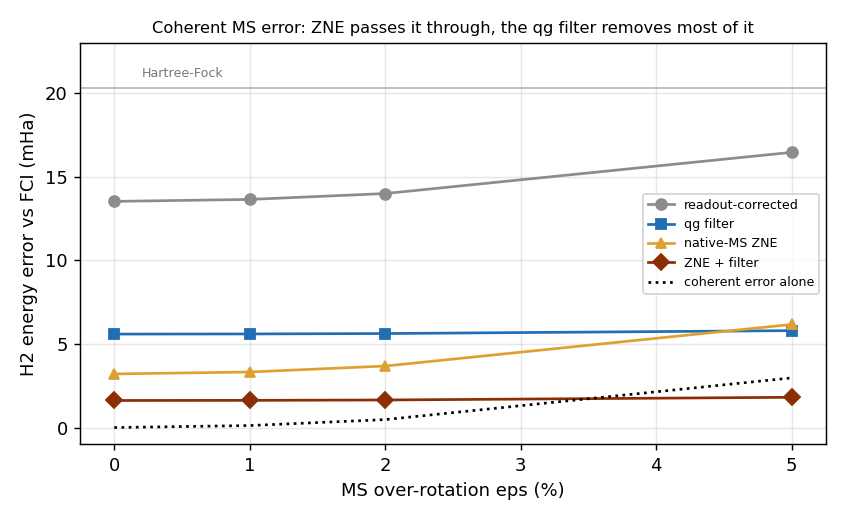

The Python source for this figure:
"""
Coherent MS over-rotation and drift: do the qg filter and native-MS ZNE
conclusions survive the errors IonQ's noise model does not contain?

Why. IonQ's cloud noise models are gate-level stochastic (depolarizing)
with near-ideal readout (§42). Real trapped-ion gates also have coherent
errors: the Molmer-Sorensen angle is over- or under-rotated by a small
fraction eps, and eps drifts between calibrations. Two predictions follow
before running anything:

  * native-MS folding cannot amplify a coherent angle error. The inverse
    MS(phi0 + 1/2, phi1, theta') is the exact inverse of MS(phi0, phi1,
    theta') for the SAME over-rotated theta', so MS MS^-1 MS = MS: the
    folds amplify only the stochastic part, and ZNE extrapolates to the
    coherent-only error, not to zero;
  * the H2 ansatz and the XY-QAOA mixer conserve particle number only if
    every CX (= MS(1/4) plus single-qubit gates) is exact, so an
    over-rotation leaks weight out of the sector and the qg filter
    removes that part, but not the in-sector part.

Model (exact density-matrix simulation of the native circuits that
examples/ionq_hardware_plan.py would send: GPI, GPI2 and MS after
Qiskit's IonQ native transpilation):

  coherent   every MS angle theta -> theta (1 + eps)
  drift      eps drawn per circuit (per job) as eps_bar + sigma N(0, 1),
             frozen within the circuit; 200 realisations
  stochastic 2-qubit depolarizing p2 = 0.005 after each MS, 1-qubit
             p1 = 3e-4 after each GPI/GPI2 (Forte-like)
  readout    symmetric 0.5 % per qubit, corrected with the two
             calibration circuits (as on hardware)

Energies are exact expectations (infinite shots) unless stated.

Findings (python examples/coherent_drift_filter_zne.py):

  Folding check: with any eps, MS MS^-1 MS equals MS to 1e-16, so the
  folds see only the stochastic noise (first prediction, exact).

  H2 at equilibrium, error vs FCI in mHa (HF = 20.3), infinite shots:

      eps   raw     qg filter  ZNE    ZNE+filter | coherent error alone:
                                                 |   raw     filtered
      0     13.54   5.59       3.21   1.62       |   0.00    0.00
      1 %   13.66   5.60       3.33   1.63       |   0.12    0.01
      2 %   14.01   5.63       3.68   1.65       |   0.48    0.03
      5 %   16.47   5.80       6.17   1.81       |   2.97    0.19

  * ZNE passes the coherent error through untouched: at eps = 5 % its
    result moves by +2.96 mHa, the coherent-only error (2.97). The folds
    grow only with the stochastic part (13.5 -> 33.8 -> 53.7 mHa at eps =
    0; 16.5 -> 36.7 -> 56.5 at 5 %: the same slope, shifted).
  * The qg filter removes 94 % of the coherent error (2.97 -> 0.19 mHa at
    5 %): an over-rotated CX leaks weight out of the two-electron sector
    to first order, while the in-sector error is second order because the
    ansatz sits at its energy minimum.
  * ZNE + filter is the most robust combination: 1.6-1.8 mHa over the
    whole range.

  Drift (eps drawn per circuit and per fold, 100 realisations), mean /
  RMS in mHa:

                          raw            filter        ZNE           ZNE+filter
    eps ~ 0 + 2 % N       14.0 / 14.0    5.6 / 5.6     3.6 / 3.9     1.65 / 1.65
    eps ~ 2 % + 2 % N     14.4 / 14.4    5.7 / 5.7     4.1 / 4.8     1.69 / 1.70
    same, 5000 shots      14.9 / 15.4    6.0 / 6.6     5.5 / 10.3    2.3 / 7.2

  * Drift barely moves the filter; it widens ZNE (RMS 3.2 -> 4.8 mHa), and
    with 5000 shots per circuit ZNE's RMS (10.3) is again dominated by
    extrapolated shot noise, as in §39. The filter stays at 6.6.

  XY-QAOA, graph 0 (8 qubits, 150 MS), P(opt) readout -> filter (kept):

      eps 0     0.125 -> 0.238 (0.52)
      eps 2 %   0.115 -> 0.237 (0.49)
      eps 5 %   0.075 -> 0.197 (0.38)

  * The filter's doubling of XY-QAOA survives, and grows to 2.6x at 5 %:
    the over-rotation breaks the XY mixer's number conservation and the
    filter removes most of what it breaks.

For the hardware plan (§46): coherent MS errors and drift do not threaten
the decisive prediction (A1). They do bias ZNE (track B) by the coherent
error, which is why B is compared with the filter and not read alone;
IonQ's debiasing (A3), which randomises the gate frames, is expected to
turn part of the coherent error into stochastic error that ZNE can
extrapolate.

Honest scope. A model, not a device: one coherent error type (MS angle),
Gaussian drift, stochastic noise lower than IonQ's forte-1 model (raw
13.5 vs 34.8 mHa), so the absolute numbers are not predictions; the
qualitative results (ZNE blind to coherent angle errors, filter removing
the number-breaking part) follow from the structure and are the claim.
"""

import math
import os
import sys

import numpy as np

HERE = os.path.dirname(os.path.abspath(__file__))
sys.path.insert(0, HERE)

import chemistry_qg_symmetry_witness as CH  # noqa: E402

P1, P2, READOUT = 3e-4, 0.005, 0.005
SCALES = (1, 3, 5)
RICHARDSON = np.array([15, -10, 3]) / 8  # scales 1, 3, 5
EPS_VALUES = (0.0, 0.01, 0.02, 0.05)


# --------------------------------------------------------------------- #
# native circuits and a small exact density-matrix simulator
# --------------------------------------------------------------------- #
def native_ops(qc):
    """List of (name, qubits, params) after IonQ native transpilation, on the
    circuit's own qubits (the transpiler pads the device, layout is trivial)."""
    from qiskit import transpile
    from qiskit_ionq import IonQProvider

    nb = IonQProvider(token="none").get_backend("simulator", gateset="native")
    c = qc.remove_final_measurements(inplace=False)
    tc = transpile(c, backend=nb, optimization_level=1, seed_transpiler=1)
    layout = tc.layout.final_index_layout()
    inv = {p: v for v, p in enumerate(layout[: c.num_qubits])}
    ops = []
    for ins in tc.data:
        qs = [inv[tc.find_bit(q).index] for q in ins.qubits]
        ops.append((ins.operation.name, qs, [float(p) for p in ins.operation.params]))
    return ops, c.num_qubits


def fold(ops, scale):
    out = []
    for name, qs, pr in ops:
        out.append((name, qs, pr))
        if name == "ms":
            for _ in range((scale - 1) // 2):
                out.append(("ms", qs, [pr[0] + 0.5, pr[1], pr[2]]))
                out.append(("ms", qs, pr))
    return out


_CH1 = {}
_CH2 = {}


def _dep(p, k):
    from qiskit_aer.noise import depolarizing_error

    cache = _CH1 if k == 1 else _CH2
    if p not in cache:
        cache[p] = depolarizing_error(p, k).to_quantumchannel()
    return cache[p]


def run(ops, n, eps=0.0, p1=P1, p2=P2):
    """Outcome probabilities (little-endian index) of the native circuit with
    every MS angle scaled by (1 + eps) and depolarizing noise after each gate."""
    from qiskit.quantum_info import DensityMatrix, Operator
    from qiskit_ionq import GPI2Gate, GPIGate, MSGate

    rho = DensityMatrix.from_label("0" * n)
    for name, qs, pr in ops:
        if name == "ms":
            rho = rho.evolve(Operator(MSGate(pr[0], pr[1], pr[2] * (1 + eps))), qs)
            if p2:
                rho = rho.evolve(_dep(p2, 2), qs)
        else:
            g = GPIGate(pr[0]) if name == "gpi" else GPI2Gate(pr[0])
            rho = rho.evolve(Operator(g), qs)
            if p1:
                rho = rho.evolve(_dep(p1, 1), qs)
    return np.clip(np.real(rho.probabilities()), 0, None)


def readout(p, n, e=READOUT):
    """Symmetric flip e on every qubit (little-endian index)."""
    t = p.reshape([2] * n)
    M = np.array([[1 - e, e], [e, 1 - e]])
    for ax in range(n):
        t = np.moveaxis(np.tensordot(M, t, axes=(1, ax)), 0, ax)
    return t.reshape(-1)


# --------------------------------------------------------------------- #
# H2 (tracks A1 and B)
# --------------------------------------------------------------------- #
_H2 = None


def h2_native():
    global _H2
    if _H2 is None:
        t = CH.optimal_angle()
        labels = ["ZZZZ"] + list(CH.XY_TERMS)
        _H2 = [(l, native_ops(CH._measure_circuit(t, l, 0))[0]) for l in labels]
    return _H2


def h2_energies(eps_per_circuit, scale=1, shots=None, rng=None):
    """Readout-corrected raw and qg-filtered energy errors (mHa); eps_per_circuit
    gives one eps for each measurement circuit (drift between jobs)."""
    n = CH.N_QUBITS
    inv = CH._readout_inverse(readout(np.eye(2**n)[0], n), readout(np.eye(2**n)[-1], n))
    P = {}
    for (label, ops), eps in zip(h2_native(), eps_per_circuit):
        p = readout(run(fold(ops, scale), n, eps), n)
        if shots:
            p = rng.multinomial(shots, p / p.sum()) / shots
        P[label] = inv @ p
    p_z = P.pop("ZZZZ")
    raw = CH._energy(p_z, P) - CH.FCI_ENERGY
    filt = CH._energy(CH.qg_filter(np.clip(p_z, 0, None)), P) - CH.FCI_ENERGY
    return 1e3 * raw, 1e3 * filt


def h2_table():
    k = len(h2_native())
    out = {}
    for eps in EPS_VALUES:
        per = [h2_energies([eps] * k, s) for s in SCALES]
        raw = [r for r, _ in per]
        flt = [f for _, f in per]
        out[eps] = {"raw": raw[0], "filter": flt[0], "raw_by_scale": raw,
                    "zne": float(RICHARDSON @ raw), "zne_filter": float(RICHARDSON @ flt),
                    "coherent_only": coherent_only(eps)}
    return out


def coherent_only(eps):
    n = CH.N_QUBITS
    P = {l: run(ops, n, eps, p1=0.0, p2=0.0) for l, ops in h2_native()}
    p_z = P.pop("ZZZZ")
    return 1e3 * (CH._energy(p_z, P) - CH.FCI_ENERGY), 1e3 * (CH._energy(CH.qg_filter(p_z), P) - CH.FCI_ENERGY)


def h2_drift(eps_bar=0.02, sigma=0.02, reps=200, shots=None, seed=0):
    """Drift: eps drawn per circuit and per fold scale. RMS and mean of each method."""
    rng = np.random.default_rng(seed)
    k = len(h2_native())
    rows = []
    for _ in range(reps):
        per = [h2_energies(eps_bar + sigma * rng.standard_normal(k), s, shots, rng) for s in SCALES]
        raw = np.array([r for r, _ in per])
        flt = np.array([f for _, f in per])
        rows.append((raw[0], flt[0], RICHARDSON @ raw, RICHARDSON @ flt))
    a = np.array(rows)
    names = ("raw", "filter", "zne", "zne_filter")
    return {nm: {"mean": float(a[:, i].mean()), "rms": float(np.sqrt((a[:, i] ** 2).mean())),
                 "std": float(a[:, i].std())} for i, nm in enumerate(names)}


# --------------------------------------------------------------------- #
# XY-QAOA (track C)
# --------------------------------------------------------------------- #
def qaoa_popt(graph=0, eps=0.0):
    import json

    import qaoa_k_constraint_qg as QA

    with open(os.path.join(HERE, "data", "qaoa_k_angles.json"), encoding="utf-8") as fh:
        ang = json.load(fh)
    edges = QA.random_graph(graph)
    qc = QA.qaoa_circuit(edges, "xy", np.array(ang[f"p1_g{graph}_xy"]))
    ops, n = native_ops(qc)
    p = readout(run(ops, n, eps), n)
    raw = QA.sample_metrics(p, edges, False)
    flt = QA.sample_metrics(p, edges, True)
    return {"raw": raw["p_opt"], "filter": flt["p_opt"], "kept": raw["kept"]}


def make_figure(path, table):
    import matplotlib

    matplotlib.use("Agg")
    import matplotlib.pyplot as plt

    fig, ax = plt.subplots(1, 1, figsize=(6.5, 4))
    e = np.array(EPS_VALUES)
    style = {"raw": ("#8c8c8c", "o", "readout-corrected"), "filter": ("#1f6fb2", "s", "qg filter"),
             "zne": ("#e0a030", "^", "native-MS ZNE"), "zne_filter": ("#8c2d04", "D", "ZNE + filter")}
    for k, (c, m, lab) in style.items():
        ax.plot(100 * e, [table[x][k] for x in EPS_VALUES], marker=m, color=c, label=lab)
    ax.plot(100 * e, [table[x]["coherent_only"][0] for x in EPS_VALUES], "k:", label="coherent error alone")
    ax.axhline(20.3, color="#bbbbbb", lw=1)
    ax.text(0.2, 21.0, "Hartree-Fock", fontsize=7, color="#777777")
    ax.set_xlabel("MS over-rotation eps (%)")
    ax.set_ylabel("H2 energy error vs FCI (mHa)")
    ax.set_ylim(-1, 23)
    ax.set_title("Coherent MS error: ZNE passes it through, the qg filter removes most of it", fontsize=9)
    ax.legend(fontsize=7)
    ax.grid(alpha=0.3)
    fig.tight_layout()
    fig.savefig(path, dpi=130)


if __name__ == "__main__":
    t = h2_table()
    print("H2 at equilibrium (mHa vs FCI), no drift, infinite shots")
    print(f"{'eps':>5} | {'raw':>7} {'filter':>7} {'ZNE':>7} {'ZNE+f':>7} | {'coh. raw':>8} {'coh. filt':>9} | folds 1,3,5 raw")
    for eps, r in t.items():
        print(f"{eps:5.2f} | {r['raw']:7.2f} {r['filter']:7.2f} {r['zne']:7.2f} {r['zne_filter']:7.2f} | "
              f"{r['coherent_only'][0]:8.2f} {r['coherent_only'][1]:9.2f} | " + " ".join(f"{x:6.1f}" for x in r["raw_by_scale"]))
    for eb, sg in ((0.0, 0.02), (0.02, 0.02)):
        d = h2_drift(eb, sg, reps=100)
        print(f"\ndrift eps ~ {eb} + {sg} N(0,1) per circuit (100 realisations, infinite shots): mean / rms (mHa)")
        for k, v in d.items():
            print(f"  {k:11s} {v['mean']:7.2f} / {v['rms']:6.2f}")
    d = h2_drift(0.02, 0.02, reps=100, shots=5000)
    print("\nsame drift with 5000 shots per circuit: mean / rms (mHa)")
    for k, v in d.items():
        print(f"  {k:11s} {v['mean']:7.2f} / {v['rms']:6.2f}")
    print("\nXY-QAOA graph 0 (8 qubits), P(opt) raw -> filter (kept)")
    for eps in EPS_VALUES:
        q = qaoa_popt(0, eps)
        print(f"  eps {eps:4.2f}: {q['raw']:.3f} -> {q['filter']:.3f}  ({q['kept']:.3f})")
    if "--figure" in sys.argv:
        make_figure(__file__.replace(".py", ".png"), t)
